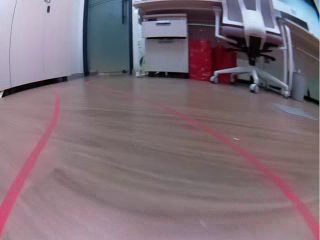
#> input picture frame 19 of KG_OpenCV/OpenCV_102/KAIROS/car_video.avi, 320 x 240 px, given in place of capture.avi, which was not available
$ python 3_video_4.py
#> lines starting #> are read from the running program, lines starting #| are printed output that depends on the picture
# File로 영상 재생. 캠 촬영과 동일함.

import cv2

vCap = cv2.VideoCapture('Capture/capture.avi')

while vCap.isOpened():
    ret, frame = vCap.read()
#> frame is the input picture: shape (240, 320, 3); mean B, G, R 120.3, 110.9, 126.9
    img_gray = cv2.cvtColor(frame, cv2.COLOR_BGR2GRAY)
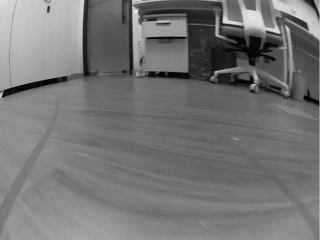
#> img_gray: shape (240, 320); min 0, max 241, mean 116.7
    cv2.imshow('Capture', frame)

    # 초당 30프레임의 경우 적정 waitKey 인자값
    # 대기 시간 (밀리초) = (1000 / 30) ≈ 33
    if cv2.waitKey(33) & 0xff == ord('q'):
#> (key q is pressed here)
        break
vCap.release()
cv2.destroyAllWindows()

$ run again, starting later in the video
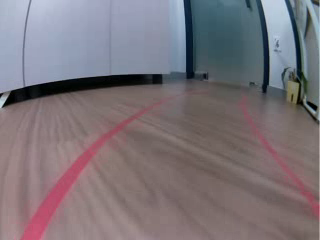
#> input picture frame 85 of KG_OpenCV/OpenCV_102/KAIROS/car_video.avi, 320 x 240 px, given in place of capture.avi, which was not available
#> frame is the input picture: shape (240, 320, 3); mean B, G, R 121.2, 115.2, 123.4
#> `img_gray = cv2.cvtColor(frame, cv2.COLOR_BGR2GRAY)`:
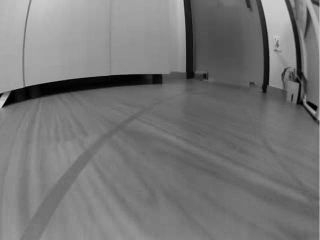
#> img_gray: shape (240, 320); min 0, max 210, mean 118.3

$ run again, starting later in the video
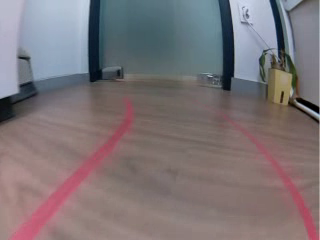
#> input picture frame 152 of KG_OpenCV/OpenCV_102/KAIROS/car_video.avi, 320 x 240 px, given in place of capture.avi, which was not available
#> frame is the input picture: shape (240, 320, 3); mean B, G, R 118.8, 115.6, 124.8
#> `img_gray = cv2.cvtColor(frame, cv2.COLOR_BGR2GRAY)`:
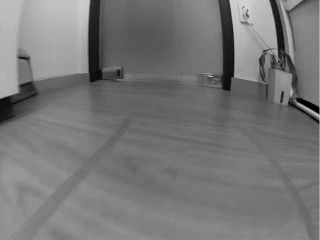
#> img_gray: shape (240, 320); min 0, max 219, mean 118.7
